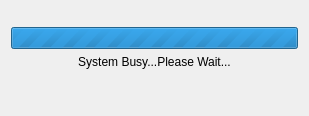
<?xml version="1.0" encoding="UTF-8"?>
<ui version="4.0">
 <class>BusyDialog</class>
 <widget class="QDialog" name="BusyDialog">
  <property name="windowModality">
   <enum>Qt::ApplicationModal</enum>
  </property>
  <property name="geometry">
   <rect>
    <x>0</x>
    <y>0</y>
    <width>309</width>
    <height>116</height>
   </rect>
  </property>
  <property name="windowTitle">
   <string>System Busy</string>
  </property>
  <layout class="QVBoxLayout" name="verticalLayout">
   <item>
    <spacer name="verticalSpacer_2">
     <property name="orientation">
      <enum>Qt::Vertical</enum>
     </property>
     <property name="sizeHint" stdset="0">
      <size>
       <width>20</width>
       <height>40</height>
      </size>
     </property>
    </spacer>
   </item>
   <item>
    <widget class="QProgressBar" name="progressBar">
     <property name="maximum">
      <number>0</number>
     </property>
     <property name="value">
      <number>-1</number>
     </property>
     <property name="textVisible">
      <bool>false</bool>
     </property>
    </widget>
   </item>
   <item>
    <widget class="QLabel" name="busyStaicText">
     <property name="text">
      <string>System Busy...Please Wait...</string>
     </property>
     <property name="alignment">
      <set>Qt::AlignCenter</set>
     </property>
    </widget>
   </item>
   <item>
    <widget class="QLabel" name="busyDynamicText">
     <property name="text">
      <string/>
     </property>
     <property name="alignment">
      <set>Qt::AlignCenter</set>
     </property>
    </widget>
   </item>
   <item>
    <spacer name="verticalSpacer">
     <property name="orientation">
      <enum>Qt::Vertical</enum>
     </property>
     <property name="sizeHint" stdset="0">
      <size>
       <width>20</width>
       <height>40</height>
      </size>
     </property>
    </spacer>
   </item>
  </layout>
 </widget>
 <resources/>
 <connections/>
</ui>
